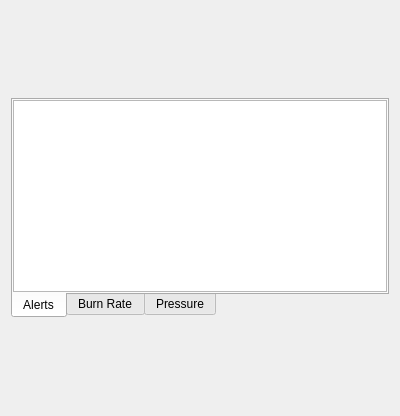
<?xml version="1.0" encoding="UTF-8"?>
<ui version="4.0">
 <class>PropellantPreview</class>
 <widget class="QWidget" name="PropellantPreview">
  <property name="geometry">
   <rect>
    <x>0</x>
    <y>0</y>
    <width>400</width>
    <height>416</height>
   </rect>
  </property>
  <property name="sizePolicy">
   <sizepolicy hsizetype="Preferred" vsizetype="Maximum">
    <horstretch>0</horstretch>
    <verstretch>0</verstretch>
   </sizepolicy>
  </property>
  <property name="windowTitle">
   <string>Form</string>
  </property>
  <layout class="QVBoxLayout" name="verticalLayout">
   <item>
    <widget class="QTabWidget" name="tabWidget">
     <property name="sizePolicy">
      <sizepolicy hsizetype="Expanding" vsizetype="Maximum">
       <horstretch>0</horstretch>
       <verstretch>0</verstretch>
      </sizepolicy>
     </property>
     <property name="minimumSize">
      <size>
       <width>0</width>
       <height>220</height>
      </size>
     </property>
     <property name="maximumSize">
      <size>
       <width>16777215</width>
       <height>220</height>
      </size>
     </property>
     <property name="tabPosition">
      <enum>QTabWidget::South</enum>
     </property>
     <property name="currentIndex">
      <number>0</number>
     </property>
     <widget class="QListWidget" name="tabAlerts">
      <property name="sizePolicy">
       <sizepolicy hsizetype="Expanding" vsizetype="Maximum">
        <horstretch>0</horstretch>
        <verstretch>0</verstretch>
       </sizepolicy>
      </property>
      <property name="maximumSize">
       <size>
        <width>16777215</width>
        <height>220</height>
       </size>
      </property>
      <attribute name="title">
       <string>Alerts</string>
      </attribute>
     </widget>
     <widget class="BurnrateGraph" name="tabBurnRate">
      <property name="sizePolicy">
       <sizepolicy hsizetype="Preferred" vsizetype="Maximum">
        <horstretch>0</horstretch>
        <verstretch>0</verstretch>
       </sizepolicy>
      </property>
      <property name="maximumSize">
       <size>
        <width>16777215</width>
        <height>220</height>
       </size>
      </property>
      <attribute name="title">
       <string>Burn Rate</string>
      </attribute>
     </widget>
     <widget class="PropellantPressureGraph" name="tabPressure">
      <property name="sizePolicy">
       <sizepolicy hsizetype="Preferred" vsizetype="Maximum">
        <horstretch>0</horstretch>
        <verstretch>0</verstretch>
       </sizepolicy>
      </property>
      <property name="maximumSize">
       <size>
        <width>16777215</width>
        <height>220</height>
       </size>
      </property>
      <attribute name="title">
       <string>Pressure</string>
      </attribute>
     </widget>
    </widget>
   </item>
  </layout>
 </widget>
 <customwidgets>
  <customwidget>
   <class>BurnrateGraph</class>
   <extends>QWidget</extends>
   <header location="global">uilib.widgets.burnrateGraph</header>
   <container>1</container>
  </customwidget>
  <customwidget>
   <class>PropellantPressureGraph</class>
   <extends>QWidget</extends>
   <header location="global">uilib.widgets.propellantPressureGraph</header>
   <container>1</container>
  </customwidget>
 </customwidgets>
 <resources/>
 <connections/>
</ui>
